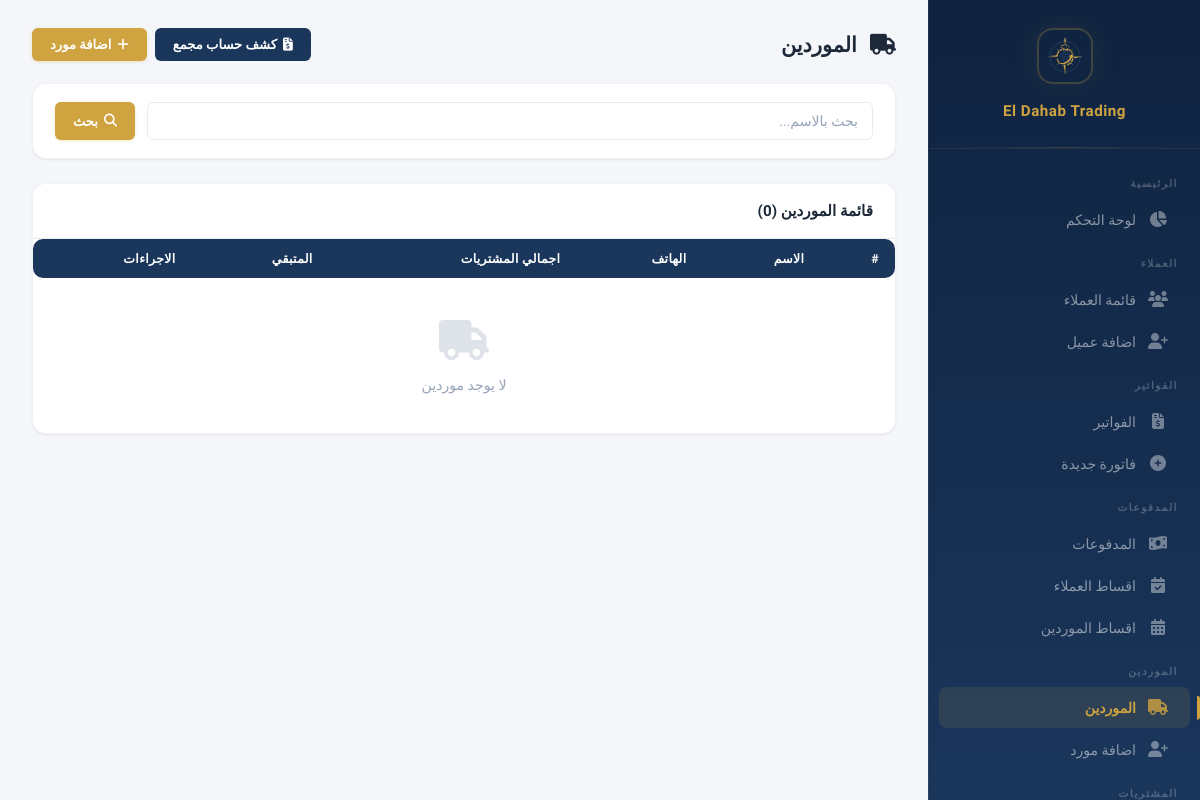
The page /suppliers (signed in) on the database as committed earlier.
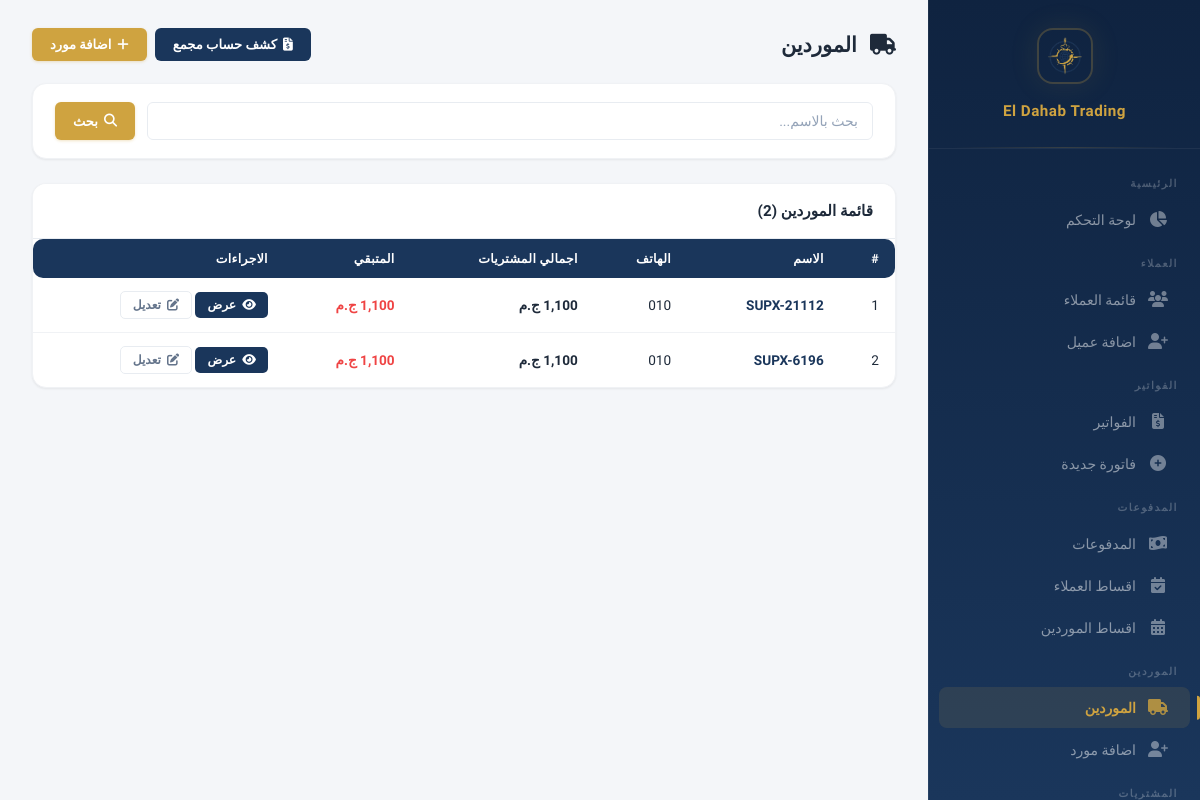
The same page on the database as committed later.
### models.py (models this page shows, shortened)
class Supplier(db.Model):
    __tablename__ = 'suppliers'
    id = db.Column(db.Integer, primary_key=True)
    name = db.Column(db.String(200), nullable=False)
    phone = db.Column(db.String(50))
    address = db.Column(db.Text)
    notes = db.Column(db.Text)
    created_at = db.Column(db.DateTime, default=datetime.utcnow)
    purchases = db.relationship('Purchase', backref='supplier', lazy=True)
    payments = db.relationship('SupplierPayment', backref='supplier', lazy=True)
    installment_plans = db.relationship('SupplierInstallmentPlan', backref='supplier', lazy=True)
    def total_purchased(self):
        return sum(p.total for p in self.purchases)
    def total_paid(self):
        return sum(p.amount for p in self.payments)
    def balance(self):
        return self.total_purchased() - self.total_paid()

class Purchase(db.Model):
    __tablename__ = 'purchases'
    id = db.Column(db.Integer, primary_key=True)
    purchase_number = db.Column(db.String(50), unique=True, nullable=False)
    supplier_id = db.Column(db.Integer, db.ForeignKey('suppliers.id'), nullable=False)
    total = db.Column(db.Float, default=0)
    payment_type = db.Column(db.String(20), default='cash')
    payment_method = db.Column(db.String(20), default='cash')
    receipt_image = db.Column(db.String(200))
    created_by = db.Column(db.Integer, db.ForeignKey('users.id'))
    creator = db.relationship('User', foreign_keys=[created_by])
    paid_amount = db.Column(db.Float, default=0)
    remaining = db.Column(db.Float, default=0)
    date = db.Column(db.DateTime, default=datetime.utcnow)
    notes = db.Column(db.Text)
    items = db.relationship('PurchaseItem', backref='purchase', lazy=True, cascade='all, delete-orphan')
    payments = db.relationship('SupplierPayment', backref='purchase', lazy=True)

### app.py (the view)
@app.route('/suppliers')
@login_required
def suppliers_list():
    search = request.args.get('search', '')
    query = Supplier.query
    if search:
        query = query.filter(Supplier.name.contains(search) | Supplier.phone.contains(search))
    suppliers = query.order_by(Supplier.name).all()
    return render_template('suppliers_list.html', suppliers=suppliers, search=search)

### app.py (called while the page is built)
@app.context_processor
def inject_payment_methods():
    return {'PAYMENT_METHODS': PAYMENT_METHODS}

@app.before_request
def check_session_expiry():
    if 'user_id' in session and session.get('expires_at'):
        if datetime.utcnow().timestamp() > session['expires_at']:
            session.clear()
            flash('انتهت الجلسة، يرجى تسجيل الدخول مرة اخرى', 'warning')
            return redirect(url_for('login'))

@app.context_processor
def inject_user():
    if not hasattr(g, 'current_user'):
        g.current_user = db.session.get(User, session['user_id']) if 'user_id' in session else None
    return dict(current_user=g.current_user)

### models.py (called while the page is built)
    def has_permission(self, page):
        if self.is_admin:
            return True
        return any(p.page == page for p in self.permissions)

### templates/suppliers_list.html (shortened to what this page needs)
{% extends "base.html" %}
{% block content %}
<div class="page-header">
    <h1 style="font-size:1.3rem;font-weight:700;color:var(--text);margin-bottom:0;">
        <i class="fas fa-truck" style="margin-left:8px;"></i> الموردين
    </h1>
    <div style="display:flex;gap:8px;">
        <a href="{{ url_for('suppliers_statement_all') }}" class="btn btn-navy"><i class="fas fa-file-invoice-dollar"></i> كشف حساب مجمع</a>
        <a href="{{ url_for('supplier_add') }}" class="btn btn-gold"><i class="fas fa-plus"></i> اضافة مورد</a>
    </div>
</div>
<div class="data-card" style="margin-bottom:24px;">
    <div class="data-card-body">
        <form method="GET" action="{{ url_for('suppliers_list') }}" style="display:flex;gap:12px;flex-wrap:wrap;">
            <input type="text" name="search" class="form-control" placeholder="بحث بالاسم..." value="{{ search }}" style="flex:1;min-width:200px;">
            <button type="submit" class="btn btn-gold"><i class="fas fa-search"></i> بحث</button>
        </form>
    </div>
</div>
<div class="data-card">
    <div class="data-card-header">
        <h3>قائمة الموردين ({{ suppliers|length }})</h3>
    </div>
    <div class="data-card-body" style="padding:0;">
        <table>
            <thead>
                <tr>
                    <th>#</th>
                    <th>الاسم</th>
                    <th>الهاتف</th>
                    <th>اجمالي المشتريات</th>
                    <th>المتبقي</th>
                    <th>الاجراءات</th>
                </tr>
            </thead>
            <tbody>
                {% for s in suppliers %}
                <tr>
                    <td>{{ loop.index }}</td>
                    <td><a href="{{ url_for('supplier_profile', supplier_id=s.id) }}" style="color:var(--navy);text-decoration:none;font-weight:700;">{{ s.name }}</a></td>
                    <td>{{ s.phone or '—' }}</td>
                    <td style="font-weight:700;">{{ "{:,.0f}".format(s.total_purchased() or 0) }} ج.م</td>
                    <td>
                        <span class="{% if s.balance() > 0 %}text-danger{% else %}text-success{% endif %}" style="font-weight:700;">{{ "{:,.0f}".format(s.balance() or 0) }} ج.م</span>
                    </td>
                    <td>
                        <a href="{{ url_for('supplier_profile', supplier_id=s.id) }}" class="btn btn-sm btn-navy"><i class="fas fa-eye"></i> عرض</a>
                        <a href="{{ url_for('supplier_edit', supplier_id=s.id) }}" class="btn btn-sm btn-outline"><i class="fas fa-edit"></i> تعديل</a>
                    </td>
                </tr>
                {% endfor %}
                {% if not suppliers %}
                <tr>
                    <td colspan="6" class="empty-state" style="padding:40px;">
                        <div class="empty-icon"><i class="fas fa-truck"></i></div>
                        <p>لا يوجد موردين</p>
                    </td>
                </tr>
                {% endif %}
            </tbody>
        </table>
    </div>
</div>
{% endblock %}

Rows that differ between the two databases and show on the page:
added Supplier: name "SUPX-21112", phone "010"
added Purchase: total "1,100"
added Supplier: name "SUPX-6196", phone "010"
added Purchase: total "1,100"
Other text that changed with them:
{{ suppliers|length }}: "0" → "2"
text no longer shown: "لا يوجد موردين"
